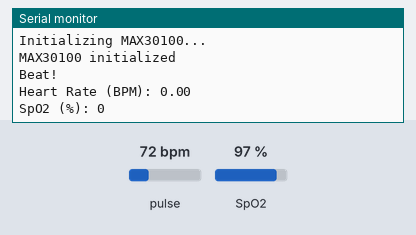
Bench run of a sketch on a simulated Arduino Uno, built with avr-gcc and run on an emulated ATmega328P. On the bench: the last lines printed to the serial monitor. The inputs (shaded band) are chosen by the test bench; at power-on: pulse 72 bpm, SpO2 97 %.

Above: at 1.2 s.
1.3 s: pulse set to 42 bpm
At 2.7 s:
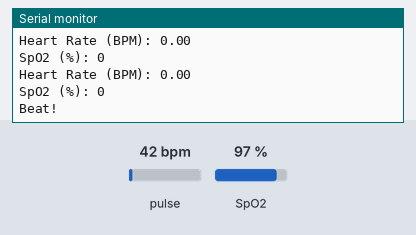
2.8 s: SpO2 set to 80 %
At 4.2 s:
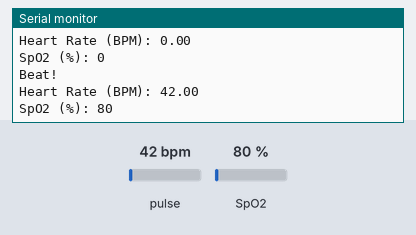
4.3 s: pulse set to 70 bpm
At 7.6 s:
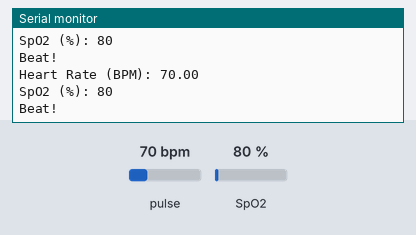
Timing chart, 0 to 9.1 s (numbered marks = the images above; inputs shaded):
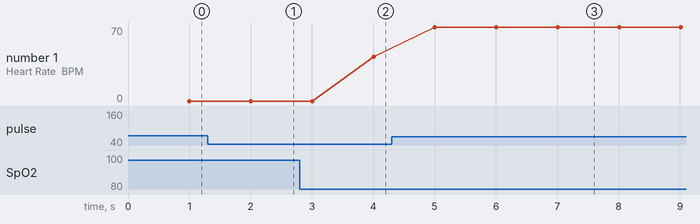

Measured:
- after the input at 2.8 s, the serial monitor: prints a new line after 1.2 s (image 2)
- after the input at 4.3 s, the serial monitor: prints a new line after 0.71 s (image 3)
- plotted number 1: 42 → 70 after the input at 4.3 s

The sketch:

max30100_spo2_heartrate.ino
```cpp
#include <Wire.h>
#include "MAX30100_PulseOximeter.h"

#define REPORTING_PERIOD_MS 1000

PulseOximeter pox;
uint32_t tsLastReport = 0;

void onBeatDetected() {
  Serial.println("Beat!");
}

void setup() {
  Serial.begin(9600);
  Serial.println("Initializing MAX30100...");

  if (!pox.begin()) {
    Serial.println("FAILED to initialize MAX30100");
    for (;;);
  } else {
    Serial.println("MAX30100 initialized");
  }

  pox.setOnBeatDetectedCallback(onBeatDetected);
}

void loop() {
  pox.update();

  if (millis() - tsLastReport > REPORTING_PERIOD_MS) {
    Serial.print("Heart Rate (BPM): ");
    Serial.println(pox.getHeartRate());

    Serial.print("SpO2 (%): ");
    Serial.println(pox.getSpO2());

    tsLastReport = millis();
  }
}
```
